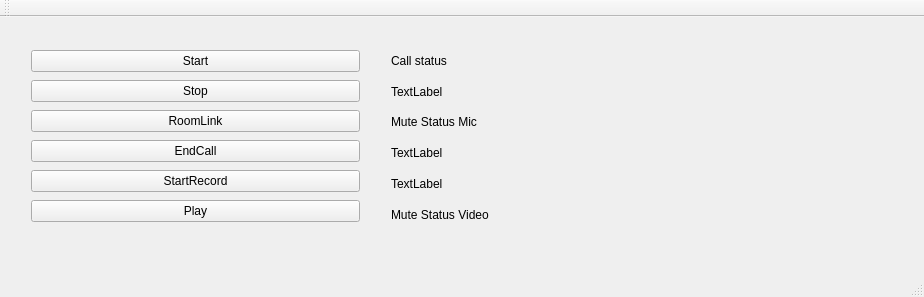
<?xml version="1.0" encoding="UTF-8"?>
<ui version="4.0">
 <class>MainWindow</class>
 <widget class="QMainWindow" name="MainWindow">
  <property name="geometry">
   <rect>
    <x>0</x>
    <y>0</y>
    <width>924</width>
    <height>297</height>
   </rect>
  </property>
  <property name="windowTitle">
   <string>MainWindow</string>
  </property>
  <widget class="QWidget" name="centralWidget">
   <widget class="QWidget" name="gridLayoutWidget">
    <property name="geometry">
     <rect>
      <x>20</x>
      <y>20</y>
      <width>351</width>
      <height>199</height>
     </rect>
    </property>
    <layout class="QGridLayout" name="gridLayout">
     <item row="1" column="0">
      <widget class="QPushButton" name="pushButton_Stop">
       <property name="text">
        <string>Stop</string>
       </property>
      </widget>
     </item>
     <item row="2" column="0">
      <widget class="QPushButton" name="pushButtonRoomLink">
       <property name="text">
        <string>RoomLink</string>
       </property>
      </widget>
     </item>
     <item row="3" column="0">
      <widget class="QPushButton" name="pushButtonEndCall">
       <property name="text">
        <string>EndCall</string>
       </property>
      </widget>
     </item>
     <item row="0" column="0">
      <widget class="QPushButton" name="pushButtonStart">
       <property name="enabled">
        <bool>true</bool>
       </property>
       <property name="text">
        <string>Start</string>
       </property>
      </widget>
     </item>
     <item row="4" column="0">
      <widget class="QPushButton" name="pushButtonCaptureRaw">
       <property name="text">
        <string>StartRecord</string>
       </property>
      </widget>
     </item>
     <item row="5" column="0">
      <widget class="QPushButton" name="pushButtonPlay">
       <property name="text">
        <string>Play</string>
       </property>
      </widget>
     </item>
    </layout>
   </widget>
   <widget class="QWidget" name="gridLayoutWidget_2">
    <property name="geometry">
     <rect>
      <x>380</x>
      <y>20</y>
      <width>521</width>
      <height>201</height>
     </rect>
    </property>
    <layout class="QGridLayout" name="gridLayout_2">
     <item row="2" column="0">
      <widget class="QLabel" name="label_CallStatus">
       <property name="text">
        <string>TextLabel</string>
       </property>
      </widget>
     </item>
     <item row="6" column="0">
      <widget class="QLabel" name="label_3">
       <property name="text">
        <string>Mute Status Video</string>
       </property>
      </widget>
     </item>
     <item row="5" column="0">
      <widget class="QLabel" name="label_MuteStatusVideo">
       <property name="text">
        <string>TextLabel</string>
       </property>
      </widget>
     </item>
     <item row="4" column="0">
      <widget class="QLabel" name="label_MuteStatusMic">
       <property name="text">
        <string>TextLabel</string>
       </property>
      </widget>
     </item>
     <item row="3" column="0">
      <widget class="QLabel" name="label_2">
       <property name="text">
        <string>Mute Status Mic</string>
       </property>
      </widget>
     </item>
     <item row="1" column="0">
      <widget class="QLabel" name="label">
       <property name="text">
        <string>Call status</string>
       </property>
      </widget>
     </item>
    </layout>
   </widget>
  </widget>
  <widget class="QMenuBar" name="menuBar">
   <property name="geometry">
    <rect>
     <x>0</x>
     <y>0</y>
     <width>924</width>
     <height>21</height>
    </rect>
   </property>
  </widget>
  <widget class="QToolBar" name="mainToolBar">
   <attribute name="toolBarArea">
    <enum>TopToolBarArea</enum>
   </attribute>
   <attribute name="toolBarBreak">
    <bool>false</bool>
   </attribute>
  </widget>
  <widget class="QStatusBar" name="statusBar"/>
 </widget>
 <layoutdefault spacing="6" margin="11"/>
 <resources/>
 <connections/>
</ui>
